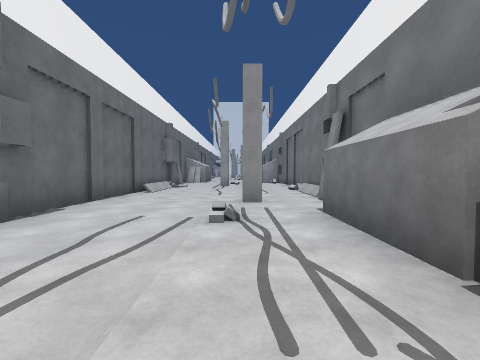
[1] (above)

16 first-person views from a walk through a Unity game level. The camera is 1.3 m above the floor, tilts 2° down and sees 90° across. The floor is counted in squares, 2 m on a side. Each view is taken from the middle of a square. On the plan, view 1 faces up. The plan holds only what a view shows up to about 9 squares ahead; the rest is blank. The place goes on beyond the plan. Some animated figures are left out. Door leaves are left out, so doorways stand open.

[2]
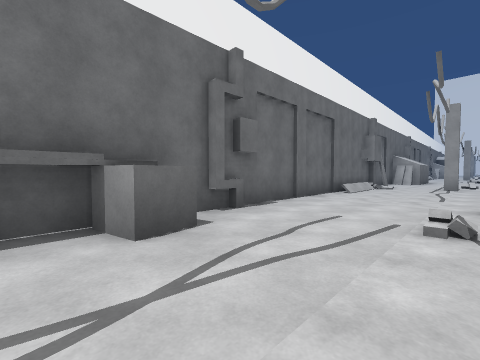

[3]
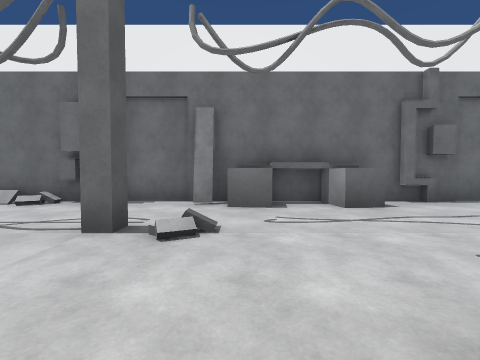

[4]
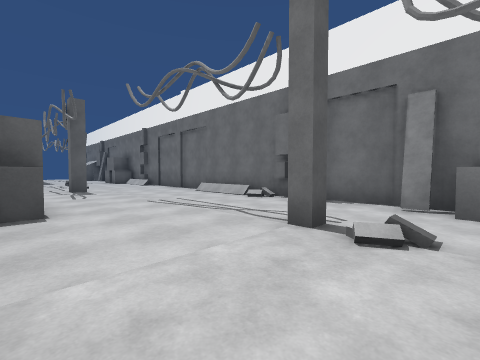

[5]
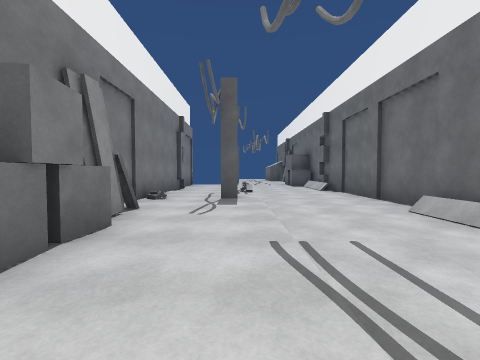

[6]
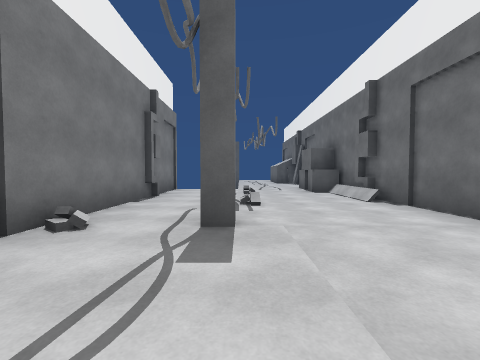

[7]
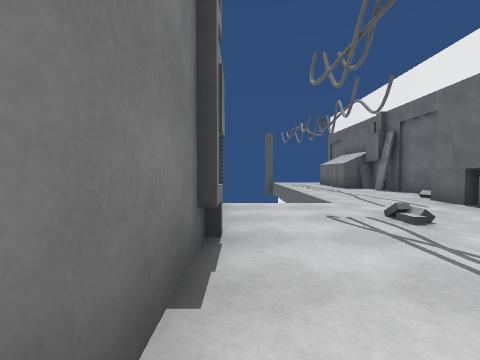

[8]
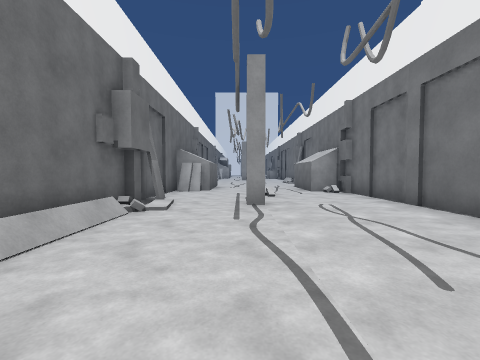

[9]
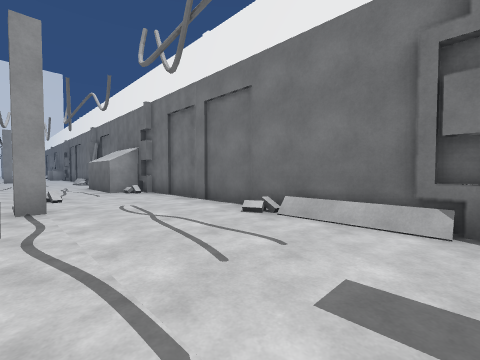

[10]
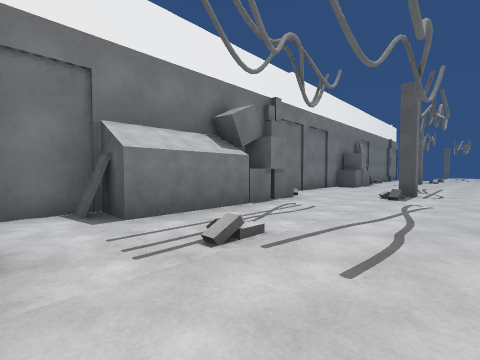

[11]
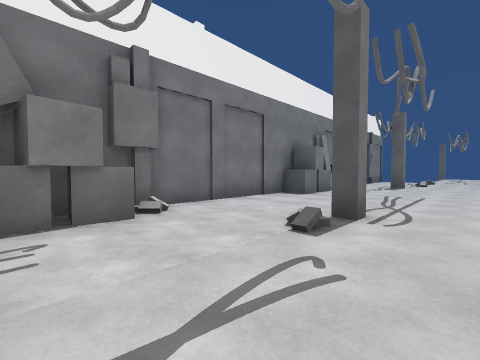

[12]
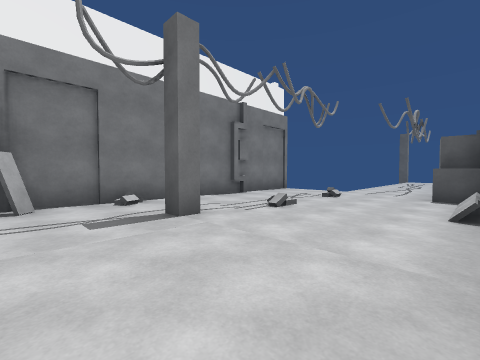

[13]
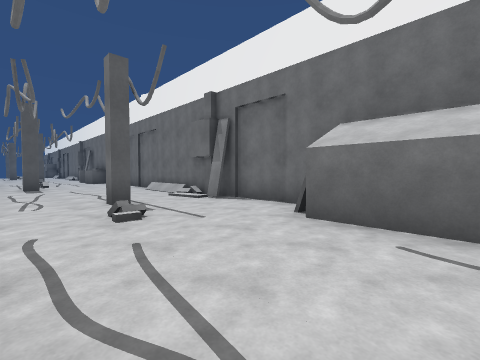

[14]
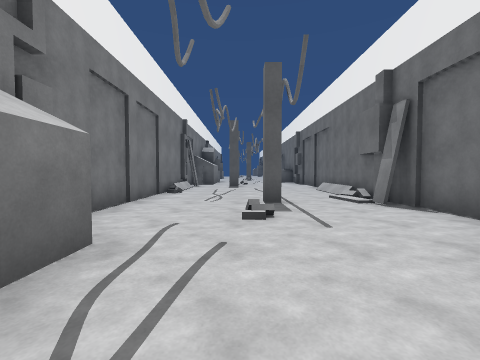

[15]
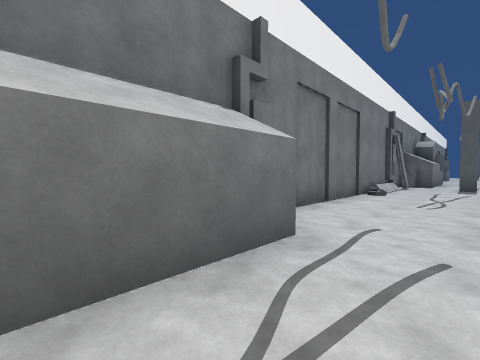

[16]
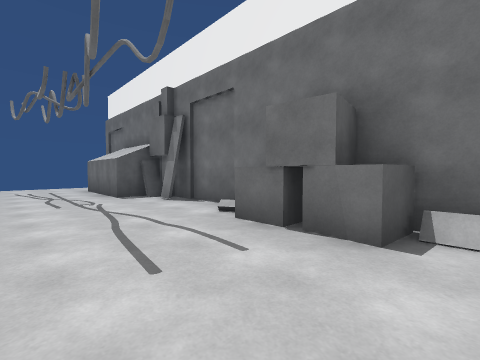

### Floor plan
Points are (right, up) in squares from view 1. A wall is a line through its corners. A room is listed if a view was taken in it or the views show most of it. See-through windows are left out.
Room 1 (views 1, 2, 3, 4, 5, 6, 7, 8, 9, 10, 11, 12, 13, 14, 15, 16)
walls: (-2.3, -0.4) (-2.4, -1.2); (-2.8, -1.5) (-2.8, -2); (1.3, -0.4) (1.4, 0.4); (1.3, 0) (1.2, 0.8) (1.9, 0.9); (1.3, 0.5) (1.3, 3.8) (2.3, 3.8) (2.3, 5.1); (-2.8, 1.4) (-2.8, -1); (-2.4, 1.7) (-2.3, 0.9) (-3.1, 0.7); (-3.2, -4.4) (-3.2, -15.1); (-3, 3.1) (-3, 2.4); (1.8, 3.8) (1.8, 4.1) (2.2, 4.1); (1.6, -6) (1.6, -5.2) (2.4, -5.2); (1.6, -6.5) (1.5, -5.8) (2.3, -5.7) (2.3, 1); (1.5, -6.9) (1.6, -6.1); (1.8, 5.2) (1.8, 5.8); (1.8, -7.8) (1.8, -7.2); (2.2, 5.9) (2.2, 7.9); (2.3, 6) (2.3, 13.9) (1.3, 13.9) (1.3, 16.2); (2.2, -8.3) (1.8, -8); (-3, -12.6) (-3, -13.4); (-3.2, 10.6) (-3.2, -3.5); (-3, 11) (-3, 10.5); (-2.8, 11.5) (-2.8, 11); (2.2, -13.6) (2.2, -12.9); (-3, -14.5) (-2.3, -14.6) (-2.4, -15.4); (-2.4, -15) (-2.3, -15.9); (-2.9, -15.6) (-2.3, -15.6) (-2.3, -16.5); (2.3, -15.9) (2.3, -7.9); (-3.2, -16.2) (-3.2, -19.6); (-3.2, 14.4) (-3.2, 10.9); (-2, 16.1) (-2, 14.3) (-2.6, 14.3); (-2.8, -19) (-2.8, -19.5); (-3.2, -20.4) (-2, -20.4)
low walls: (-2.8, -6) (-2.8, -7.5); (-3, -6.9) (-3, -7.4); (1.8, 6.1) (1.8, 8.1); (-2.8, 9.8) (-2.8, 7.5); (-3, 9.8) (-3, 7.9); (-2.8, -12.5) (-2.8, -14.5); (-3, -13.6) (-3, -14.5)
objects: pole (-1, -3) to (-1, -2); pole (-1, 11); pole (0, -10); pole (0, 5)

Positions as (right, up) in squares from view 1, and headings:
1: (0, 0), facing up
2: (0, 0), facing up-left
3: (2, -1), facing left
4: (2, -1), facing down-left
5: (0, -4), facing down
6: (0, -7), facing down
7: (2, -11), facing down
8: (-1, 6), facing up
9: (-1, 6), facing up-right
10: (-2, 5), facing down-right
11: (-2, 1), facing down-right
12: (-3, -8), facing down-right
13: (1, 16), facing down-left
14: (0, 16), facing down
15: (0, 16), facing down-right
16: (0, -14), facing down-left
